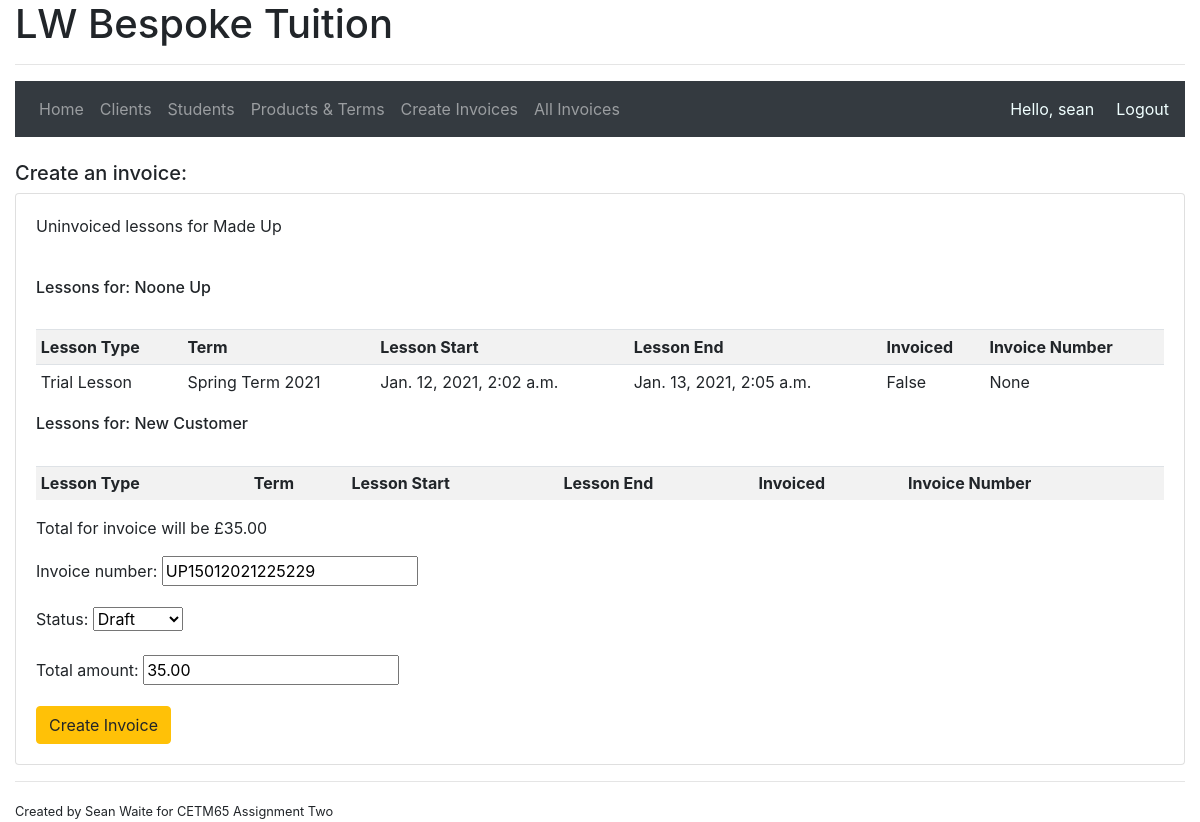
Page /createinvoices/2 (signed in) on the earlier database version.
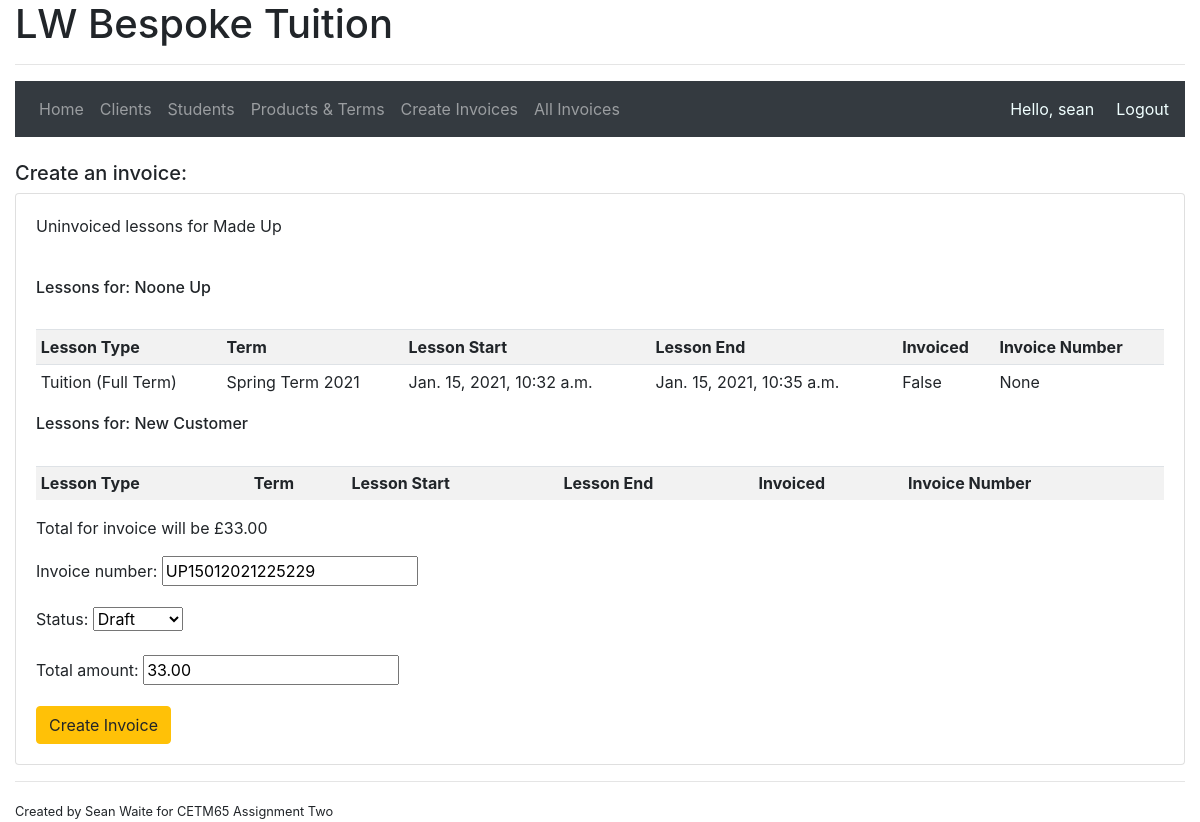
Same page on the later database version.
### accounts/models.py (models this page shows, shortened)
class Student(models.Model):
    YEAR_1 = 1
    YEAR_2 = 2
    YEAR_3 = 3
    YEAR_4 = 4
    YEAR_5 = 5
    YEAR_6 = 6
    YEAR_7 = 7
    YEAR_8 = 8
    YEAR_9 = 9
    YEAR_10 = 10
    YEAR_11 = 11
    NO_SCHOOL = 0
    SCHOOL_YEAR_CHOICES = (
        (YEAR_1, 'Year 1'),
        (YEAR_2, 'Year 2'),
        (YEAR_3, 'Year 3'),
        (YEAR_4, 'Year 4'),
        (YEAR_5, 'Year 5'),
        (YEAR_6, 'Year 6'),
        (YEAR_7, 'Year 7'),
        (YEAR_8, 'Year 8'),
        (YEAR_9, 'Year 9'),
        (YEAR_10, 'Year 10'),
        (YEAR_11, 'Year 11'),
        (NO_SCHOOL, 'No longer in school'),
    )
    parent = models.ManyToManyField(Client)
    forename = models.CharField(max_length=100, validators=[letters_only])
    surname = models.CharField(max_length=100, null=True, blank=True, validators=[letters_only])
    date_of_birth = models.DateField(null=True, blank=True)
    school_year = models.IntegerField(choices=SCHOOL_YEAR_CHOICES, default=1)
    date_inserted = models.DateTimeField(auto_now_add=True)

class Lesson(models.Model):
    student = models.ForeignKey(Student, null=True, related_name='lesson_student', on_delete=models.SET_NULL)
    lesson_type = models.ForeignKey(Products, related_name='lesson_link', on_delete=models.PROTECT)
    term = models.ForeignKey(Term, null=True, related_name='term', on_delete=models.SET_NULL)
    lesson_start = models.DateTimeField()
    lesson_end = models.DateTimeField()
    invoiced = models.BooleanField(default=False)
    invoice_number = models.ForeignKey(Invoices, null=True, blank=True, related_name='invoice_no', on_delete=models.SET_NULL)

class Products(models.Model):
    product_name = models.CharField(max_length=100)
    price = models.DecimalField(max_digits=8, decimal_places=2)
    effective_from_date = models.DateField(default=now)
    effective_to_date = models.DateField(null=True, blank=True)
    date_inserted = models.DateTimeField(auto_now_add=True)
    class Meta:
        verbose_name = 'Product'
        verbose_name_plural = 'Products'
    def __str__(self):
        return str(self.product_name)

class Term(models.Model):
    term_name = models.CharField(max_length=100)
    term_start_date = models.DateField()
    term_end_date = models.DateField()
    half_term_start_date = models.DateField()
    half_term_end_date = models.DateField()
    def __str__(self):
        return str(self.term_name)

### accounts/decorators.py (the view)
        def wrapper_func(request, *args, **kwargs):
            denied = False
            for roles in allowed_roles:
                if request.user.groups.filter(name = roles).exists():
                    return view_func(request, *args, **kwargs)
                else:
                    denied = True
            if denied == True:
                return redirect('accounts:home')

### accounts/forms.py (shortened to what this page needs)
class CreateInvoiceForm(ModelForm):
    class Meta:
        model = Invoices
        exclude = ()
        widgets = {'client': forms.HiddenInput(),
                   'amount_paid': forms.HiddenInput(),
                   'amount_outstanding': forms.HiddenInput()}

### accounts/templates/accounts/accountsdetailed.html (shortened to what this page needs)
{% extends "accounts/main.html" %}
{% block main %}
<br>
<h5>Create an invoice:</h5>
<div class="card card-body">
    <ul class="list-group list-group-flush">
        <p>Uninvoiced lessons for  {{ clients.forename }} {{ clients.surname }}</p>
        <br>
        {% for student in students %}
        <h6>Lessons for: {{ student.forename }} {{student.surname}}</h6>
        <br>
        <table class="table table-sm table-striped">
            <tr>
                <th>Lesson Type</th>
                <th>Term</th>
                <th>Lesson Start</th>
                <th>Lesson End</th>
                <th>Invoiced</th>
                <th>Invoice Number</th>
            </tr>
            {% for lesson in lessons %}
                {% if student == lesson.student %}
                <tr>
                    <td>{{ lesson.lesson_type }}</td>
                    <td>{{ lesson.term }}</td>
                    <td>{{ lesson.lesson_start }}</td>
                    <td>{{ lesson.lesson_end }}</td>
                    <td>{{ lesson.invoiced }}</td>
                    <td>{{ lesson.invoice_number }}</td>
                </tr>
                {% endif %}
            {% endfor %}
        </table>
        {% endfor %}
        <p>Total for invoice will be £{{total}}</p>
        <form action="" method="POST">
            {{ create_invoice.as_p }}
            <input type="submit"  class="btn btn-warning" value="Create Invoice">
        </form>
    </ul>
</div>
{% endblock %}

Differences in the rows shown:
removed Lesson: lesson_type "Trial Lesson", term "Spring Term 2021", lesson_start "Jan. 12, 2021, 2:02 a.m.", lesson_end "Jan. 13, 2021, 2:05 a.m.", invoiced "False", invoice_number "None", shown under Student "Noone"
added Lesson: lesson_type "Tuition (Full Term)", term "Spring Term 2021", lesson_start "Jan. 15, 2021, 10:32 a.m.", lesson_end "Jan. 15, 2021, 10:35 a.m.", invoiced "False", invoice_number "None", shown under Student "Noone"
Other differences:
{{ total }}: "35.00" → "33.00"
form field total_amount: "35.00" → "33.00"
